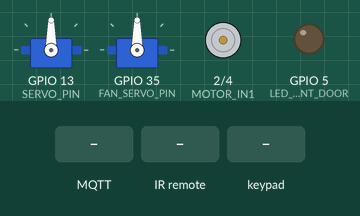
A sketch run on a simulated ESP32. Shown: 2 × servo, motor-driver pin pairs drawn as motors (green arrow = first pin HIGH = forward, orange = second pin HIGH = backward, longer = more drive), output pins drawn as LEDs (lit = HIGH). Wiring (inferred from the names in the program): IR receiver: data GPIO 15. The test bench sets the inputs (shaded band). WiFi joins after 1.5 s; servers stay silent unless stated; no MQTT or app messages arrive unless stated; what the sketch prints to the serial monitor is not drawn. At 18.8 s the program stops and its outputs stay as they are.

Above: at 2.7 s.
2.8 s: MQTT message "LOW" arrives on the second subscribed topic
At 5.7 s:
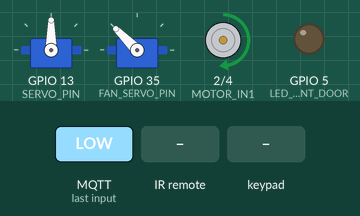
5.8 s: MQTT message "MEDIUM" arrives on the third subscribed topic
At 7.1 s:
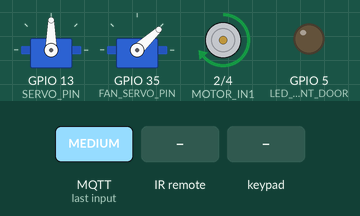
8.8 s: infrared code 0x1 received
11.8 s: keypad keys 1 2 3 4 pressed 0.4 s apart
At 14.78 s:
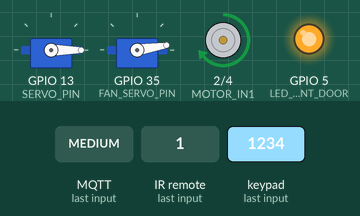
14.9 s: MQTT message "LOW" arrives on the third subscribed topic
At 16.1 s:
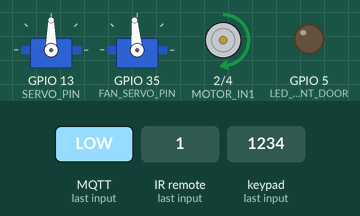
17.9 s: MQTT message "LOW" arrives on the first subscribed topic
At 19.9 s:
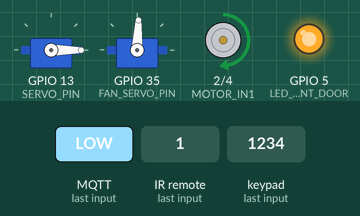
Timing chart, 0 to 20.3 s (numbered marks = the images above; inputs shaded):
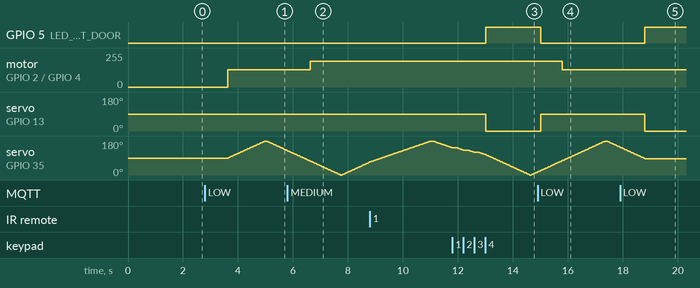

The sketch:

ESP_1.ino
```cpp
#include <WiFi.h>
#include <WiFiClientSecure.h>
#include <PubSubClient.h>
#include <ESP32Servo.h>
#include <SPI.h>
#include <MFRC522.h>
#include <Keypad.h>

// Wi-Fi credentials
const char* ssid = "Orange-fares";
const char* password = "rmc136a1drd47r";

// MQTT Broker settings
const char* mqtt_server = "7723500f166547509bc34df058860232.s1.eu.hivemq.cloud";
const char* mqtt_username = "faresmohamed260";
const char* mqtt_password = "#Rmc136a1drd47r";
const int mqtt_port = 8883;

// Certificates for secure connection
static const char* root_ca PROGMEM = R"EOF(
-----BEGIN CERTIFICATE-----
MIIFazCCA1OgAwIBAgIRAIIQz7DSQONZRGPgu2OCiwAwDQYJKoZIhvcNAQELBQAw
TzELMAkGA1UEBhMCVVMxKTAnBgNVBAoTIEludGVybmV0IFNlY3VyaXR5IFJlc2Vh
cmNoIEdyb3VwMRUwEwYDVQQDEwxJU1JHIFJvb3QgWDEwHhcNMTUwNjA0MTEwNDM4
WhcNMzUwNjA0MTEwNDM4WjBPMQswCQYDVQQGEwJVUzEpMCcGA1UEChMgSW50ZXJu
ZXQgU2VjdXJpdHkgUmVzZWFyY2ggR3JvdXAxFTATBgNVBAMTDElTUkcgUm9vdCBY
MTCCAiIwDQYJKoZIhvcNAQEBBQADggIPADCCAgoCggIBAK3oJHP0FDfzm54rVygc
h77ct984kIxuPOZXoHj3dcKi/vVqbvYATyjb3miGbESTtrFj/RQSa78f0uoxmyF+
0TM8ukj13Xnfs7j/EvEhmkvBioZxaUpmZmyPfjxwv60pIgbz5MDmgK7iS4+3mX6U
A5/TR5d8mUgjU+g4rk8Kb4Mu0UlXjIB0ttov0DiNewNwIRt18jA8+o+u3dpjq+sW
T8KOEUt+zwvo/7V3LvSye0rgTBIlDHCNAymg4VMk7BPZ7hm/ELNKjD+Jo2FR3qyH
B5T0Y3HsLuJvW5iB4YlcNHlsdu87kGJ55tukmi8mxdAQ4Q7e2RCOFvu396j3x+UC
B5iPNgiV5+I3lg02dZ77DnKxHZu8A/lJBdiB3QW0KtZB6awBdpUKD9jf1b0SHzUv
KBds0pjBqAlkd25HN7rOrFleaJ1/ctaJxQZBKT5ZPt0m9STJEadao0xAH0ahmbWn
OlFuhjuefXKnEgV4We0+UXgVCwOPjdAvBbI+e0ocS3MFEvzG6uBQE3xDk3SzynTn
jh8BCNAw1FtxNrQHusEwMFxIt4I7mKZ9YIqioymCzLq9gwQbooMDQaHWBfEbwrbw
qHyGO0aoSCqI3Haadr8faqU9GY/rOPNk3sgrDQoo//fb4hVC1CLQJ13hef4Y53CI
rU7m2Ys6xt0nUW7/vGT1M0NPAgMBAAGjQjBAMA4GA1UdDwEB/wQEAwIBBjAPBgNV
HRMBAf8EBTADAQH/MB0GA1UdDgQWBBR5tFnme7bl5AFzgAiIyBpY9umbbjANBgkq
hkiG9w0BAQsFAAOCAgEAVR9YqbyyqFDQDLHYGmkgJykIrGF1XIpu+ILlaS/V9lZL
ubhzEFnTIZd+50xx+7LSYK05qAvqFyFWhfFQDlnrzuBZ6brJFe+GnY+EgPbk6ZGQ
3BebYhtF8GaV0nxvwuo77x/Py9auJ/GpsMiu/X1+mvoiBOv/2X/qkSsisRcOj/KK
NFtY2PwByVS5uCbMiogziUwthDyC3+6WVwW6LLv3xLfHTjuCvjHIInNzktHCgKQ5
ORAzI4JMPJ+GslWYHb4phowim57iaztXOoJwTdwJx4nLCgdNbOhdjsnvzqvHu7Ur
TkXWStAmzOVyyghqpZXjFaH3pO3JLF+l+/+sKAIuvtd7u+Nxe5AW0wdeRlN8NwdC
jNPElpzVmbUq4JUagEiuTDkHzsxHpFKVK7q4+63SM1N95R1NbdWhscdCb+ZAJzVc
oyi3B43njTOQ5yOf+1CceWxG1bQVs5ZufpsMljq4Ui0/1lvh+wjChP4kqKOJ2qxq
4RgqsahDYVvTH9w7jXbyLeiNdd8XM2w9U/t7y0Ff/9yi0GE44Za4rF2LN9d11TPA
mRGunUHBcnWEvgJBQl9nJEiU0Zsnvgc/ubhPgXRR4Xq37Z0j4r7g1SgEEzwxA57d
emyPxgcYxn/eR44/KJ4EBs+lVDR3veyJm+kXQ99b21/+jh5Xos1AnX5iItreGCc=
-----END CERTIFICATE-----
)EOF";

// Define topics
const char* front_door_topic = "front_door";
const char* unlock_button_topic = "unlock_button";
const char* fan_power_topic = "fan_power";
const char* fan_speed_topic = "fan_speed";

// Variables
bool frontDoorOpen = false;
const int servoSpeed = 15;
bool fanOn = false;
int fanSpeed = 0;

// Define the keypad rows and columns
const byte ROWS = 4; // Four rows
const byte COLS = 3; // Three columns

// Define the keymap
char keys[ROWS][COLS] = {
  {'1','2','3'},
  {'4','5','6'},
  {'7','8','9'},
  {'*','0','#'}
};


// Pin Definitions
#define IR_SENSOR_PIN 15
#define LED_PIN_FRONT_DOOR 5
#define SERVO_PIN 13
#define FAN_SERVO_PIN 35
#define SS_PIN 21 // Slave Select (SDA)
#define RST_PIN 22 // Reset pin
#define MOTOR_IN1 2
#define MOTOR_IN2 4

// Connect the keypad row and column pins
byte rowPins[ROWS] = {12, 14, 27, 26};
byte colPins[COLS] = {25, 33, 32};

// Create a Keypad object
Keypad keypad = Keypad(makeKeymap(keys), rowPins, colPins, ROWS, COLS);

Servo myServo;
Servo fanServo;
MFRC522 mfrc522(SS_PIN, RST_PIN); // Create MFRC522 instance

// Stored RFID UID
byte storedUID[4] = {0xB3, 0x0A, 0x30, 0x32};

// Stored passcode (4-digit passcode)
const char savedPasscode[5] = "1234";

// MQTT client and Wi-Fi client
WiFiClientSecure espClient;
PubSubClient client(espClient);

// Task handles
TaskHandle_t frontDoorTaskHandle = NULL;
TaskHandle_t unlockButtonTaskHandle = NULL;
TaskHandle_t checkPasscodeTaskHandle = NULL;
TaskHandle_t servoTaskHandle = NULL;
TaskHandle_t speed1TaskHandle = NULL;
TaskHandle_t speed2TaskHandle = NULL;
TaskHandle_t speed3TaskHandle = NULL;
TaskHandle_t powerTaskHandle = NULL;

// Function prototypes
void setup_wifi();
void reconnect();
void callback(char* topic, byte* payload, unsigned int length);

void setup() {
  Serial.begin(115200);
  SPI.begin(); // Initialize SPI bus
  mfrc522.PCD_Init(); // Initialize MFRC522 reader

  // Initialize pins
  pinMode(IR_SENSOR_PIN, INPUT);

  pinMode(LED_PIN_FRONT_DOOR, OUTPUT);
  pinMode(MOTOR_IN1, OUTPUT);
  pinMode(MOTOR_IN2, OUTPUT);

  myServo.attach(SERVO_PIN);
  fanServo.attach(FAN_SERVO_PIN);

  // Initialize all LEDs and Servo
  digitalWrite(LED_PIN_FRONT_DOOR, LOW);
  myServo.write(90);

  // Connect to Wi-Fi
  setup_wifi();

  // Set MQTT server and callback function
  espClient.setCACert(root_ca);
  client.setServer(mqtt_server, mqtt_port);
  client.setCallback(callback);

  // Create FreeRTOS tasks to handle LEDs based on MQTT messages
  xTaskCreatePinnedToCore(frontDoorTask, "Front Door Task", 10000, NULL, 1, &frontDoorTaskHandle, 1);
  xTaskCreatePinnedToCore(unlockButtonTask, "Unlock Button Task", 10000, NULL, 1, &unlockButtonTaskHandle, 1);
  xTaskCreatePinnedToCore(checkPasscodeTask, "Check Passcode Task", 10000, NULL, 1, &checkPasscodeTaskHandle, 1);
  xTaskCreate(servoTask, "Servo Task", 10000, NULL, 1, &servoTaskHandle);
  xTaskCreate(powerTask, "Power Task", 10000, NULL, 1, &powerTaskHandle);
  xTaskCreate(speed1Task, "Speed 1 Task", 10000, NULL, 1, &speed1TaskHandle);
  xTaskCreate(speed2Task, "Speed 2 Task", 10000, NULL, 1, &speed2TaskHandle);
  xTaskCreate(speed3Task, "Speed 3 Task", 10000, NULL, 1, &speed3TaskHandle);
}

void loop() {
  if (!client.connected()) {
    reconnect();
  }
  client.loop();

  delay(1000);  // Adjust delay as needed
}

void setup_wifi() {
  delay(10);
  Serial.println();
  Serial.print("Connecting to ");
  Serial.println(ssid);

  WiFi.begin(ssid, password);

  while (WiFi.status() != WL_CONNECTED) {
    delay(500);
    Serial.print(".");
  }

  Serial.println("WiFi connected");
  Serial.print("IP address: ");
  Serial.println(WiFi.localIP());
}

void reconnect() {
  while (!client.connected()) {
    Serial.print("Attempting MQTT connection...");
    if (client.connect("ESP32Client", mqtt_username, mqtt_password)) {
      Serial.println("connected");

      // Subscribe to topics
      client.subscribe(unlock_button_topic);
      client.subscribe(fan_power_topic);
      client.subscribe(fan_speed_topic);

    } else {
      Serial.print("failed, rc=");
      Serial.print(client.state());
      Serial.println(" try again in 5 seconds");
      delay(5000);
    }
  }
}

void callback(char* topic, byte* payload, unsigned int length) {
  Serial.print("Message arrived [");
  Serial.print(topic);
  Serial.print("] ");
  String message = "";
  for (int i = 0; i < length; i++) {
    message += (char)payload[i];
  }
  Serial.println(message);

  // Send the received message to the corresponding task
  if (String(topic) == unlock_button_topic && message == "LOW") {
    xTaskNotifyGive(unlockButtonTaskHandle);  // Use task notification for Online Reset button
  }
  if (String(topic) == fan_power_topic && message == "LOW") {
    xTaskNotifyGive(powerTaskHandle);  // Use task notification for button
  }
  if (String(topic) == fan_speed_topic && message == "LOW") {
    xTaskNotifyGive(speed1TaskHandle);  // Use task notification for button
  }
  if (String(topic) == fan_speed_topic && message == "MEDIUM") {
    xTaskNotifyGive(speed2TaskHandle);  // Use task notification for button
  }
  if (String(topic) == fan_speed_topic && message == "HIGH") {
    xTaskNotifyGive(speed3TaskHandle);  // Use task notification for button
  }
}

// Task for Front Door
void frontDoorTask(void* parameter) {
  while (1) {
    if (!frontDoorOpen && digitalRead(IR_SENSOR_PIN) == LOW && checkRFID()) {
      frontDoorOpen = true;
      myServo.write(0);
      digitalWrite(LED_PIN_FRONT_DOOR, HIGH);
      Serial.println("Front Door unlocked!");
      // Publish sensor state to MQTT topics
      if (client.publish(front_door_topic, "UNLOCKED", true)) {
        Serial.println("Front Door state published successfully.");
      } else {
        Serial.println("Failed to publish Front Door state.");
      }
      while(digitalRead(IR_SENSOR_PIN) == LOW) {}
      delay(2000);
      myServo.write(90);
      frontDoorOpen = false;
      digitalWrite(LED_PIN_FRONT_DOOR, LOW);
      Serial.println("Front Door locked!");
      // Publish sensor state to MQTT topics
      if (client.publish(front_door_topic, "LOCKED", true)) {
        Serial.println("Front Door state published successfully.");
      } else {
        Serial.println("Failed to publish Front Door state.");
      }
    }
    vTaskDelay(100 / portTICK_PERIOD_MS);  // Delay to avoid spamming
  }
}

void checkPasscodeTask(void* parameter) {
  while (1) {
    if (!frontDoorOpen && digitalRead(IR_SENSOR_PIN) == LOW) {
      char enteredPasscode[5] = ""; // Buffer to store the entered passcode
      int index = 0; // Index for the entered passcode buffer

      while (index < 4) {
        char key = keypad.getKey(); // Get the key pressed

        if (key) { // If a key is pressed
          enteredPasscode[index] = key; // Store the key in the buffer
          index++;
        }
      }
      enteredPasscode[4] = '\0'; // Null-terminate the string
      if (strcmp(enteredPasscode, savedPasscode) == 0) {
        frontDoorOpen = true;
        myServo.write(0);
        digitalWrite(LED_PIN_FRONT_DOOR, HIGH);
        Serial.println("Front Door unlocked!");
        // Publish sensor state to MQTT topics
        if (client.publish(front_door_topic, "UNLOCKED", true)) {
          Serial.println("Front Door state published successfully.");
        } else {
          Serial.println("Failed to publish Front Door state.");
        }
        while(digitalRead(IR_SENSOR_PIN) == LOW) {}
        delay(2000);
        myServo.write(90);
        frontDoorOpen = false;
        digitalWrite(LED_PIN_FRONT_DOOR, LOW);
        Serial.println("Front Door locked!");
        // Publish sensor state to MQTT topics
        if (client.publish(front_door_topic, "LOCKED", true)) {
          Serial.println("Front Door state published successfully.");
        } else {
          Serial.println("Failed to publish Front Door state.");
        }
      }
    }
  }
}

void unlockButtonTask(void *parameter) {
  while (1) {
    ulTaskNotifyTake(pdTRUE, portMAX_DELAY);  // Wait for the notification
    frontDoorOpen = true;
    myServo.write(0);
    digitalWrite(LED_PIN_FRONT_DOOR, HIGH);
    Serial.println("Front Door unlocked!");
    // Publish sensor state to MQTT topics
    if (client.publish(front_door_topic, "UNLOCKED", true)) {
      Serial.println("Front Door state published successfully.");
    } else {
      Serial.println("Failed to publish Front Door state.");
    }
    delay(5000);
    myServo.write(90);
    frontDoorOpen = false;
    digitalWrite(LED_PIN_FRONT_DOOR, LOW);
    Serial.println("Front Door locked!");
    // Publish sensor state to MQTT topics
    if (client.publish(front_door_topic, "LOCKED", true)) {
      Serial.println("Front Door state published successfully.");
    } else {
      Serial.println("Failed to publish Front Door state.");
    }
  }
}

bool checkRFID() {
  // Check if a new card is present
  if (!mfrc522.PICC_IsNewCardPresent()) {
    return false;
  }

  // Select one of the cards
  if (!mfrc522.PICC_ReadCardSerial()) {
    return false;
  }

  // Compare the UID with the stored one
  if (compareRFID(mfrc522.uid.uidByte, storedUID, mfrc522.uid.size)) {
    return true;
  } else {
    return false;
  }
}

bool compareRFID(byte *readUID, byte *storedUID, byte length) {
  for (byte i = 0; i < length; i++) {
    if (readUID[i] != storedUID[i]) {
      return false; // UID does not match
    }
  }
  return true; // UID matches
}

void speed1Task(void *parameter) {
  while (1) {
    ulTaskNotifyTake(pdTRUE, portMAX_DELAY);  // Wait for the notification
    if (fanOn) {
      fanSpeed = 1;
      setFanSpeed(fanSpeed);
    }
  }
}

void speed2Task(void *parameter) {
  while (1) {
    ulTaskNotifyTake(pdTRUE, portMAX_DELAY);  // Wait for the notification
    if (fanOn) {
      fanSpeed = 2;
      setFanSpeed(fanSpeed);
    }
  }
}

void speed3Task(void *parameter) {
  while (1) {
    ulTaskNotifyTake(pdTRUE, portMAX_DELAY);  // Wait for the notification
    if (fanOn) {
      fanSpeed = 3;
      setFanSpeed(fanSpeed);
    }
  }
}

void servoTask(void *pvParameters) {
  while (1) {
    if (fanOn) {
      for (int pos = fanServo.read(); pos <= 180; pos++) {
        fanServo.write(pos);
        vTaskDelay(servoSpeed / portTICK_PERIOD_MS);
      }
      vTaskDelay(servoSpeed*2 / portTICK_PERIOD_MS);
      for (int pos = 180; pos >= 0; pos--) {
        fanServo.write(pos);
        vTaskDelay(servoSpeed / portTICK_PERIOD_MS);
      }
    }
    vTaskDelay(servoSpeed / portTICK_PERIOD_MS);
  }
}

void setFanSpeed(int speed) {
  if (fanOn) {
    switch (speed) {
      case 1:
        analogWrite(MOTOR_IN1, 128); // Low speed
        analogWrite(MOTOR_IN2, 0);
        Serial.println("Fan is on low speed!");
        break;
      case 2:
        analogWrite(MOTOR_IN1, 192); // Medium speed
        analogWrite(MOTOR_IN2, 0);
        Serial.println("Fan is on medium speed!");
        break;
      case 3:
        analogWrite(MOTOR_IN1, 255); // High speed
        analogWrite(MOTOR_IN2, 0);
        Serial.println("Fan is on high speed!");
        break;
    }
  }
}

void stopFan() {
  analogWrite(MOTOR_IN1, LOW);
  analogWrite(MOTOR_IN2, LOW);
}

void powerTask(void *pvParameters) {
  while (1) {
    ulTaskNotifyTake(pdTRUE, portMAX_DELAY);  // Wait for the notification
    if((!fanOn)) {
      fanOn = true;
      fanSpeed = 1;
      setFanSpeed(fanSpeed);
      Serial.println("Fan is turned on!");
    } else {
      fanOn = false;
      stopFan();
      Serial.println("Fan is turned off!");
    }
  }
}
```

Measured:
- after the input at 2.8 s, motor on GPIO 2 (MOTOR_IN1) / GPIO 4 (MOTOR_IN2): stopped → forward 128/255 after 0.82 s; servo on GPIO 35 (FAN_SERVO_PIN): rises from 90° to 180° in 1.3 s, then falls to 129° in 0.81 s
- after the input at 5.8 s, motor on GPIO 2 (MOTOR_IN1) / GPIO 4 (MOTOR_IN2): forward 128/255 → forward 192/255 after 0.83 s
- after the input at 11.8 s, GPIO 5 (LED_PIN_FRONT_DOOR): LOW → HIGH after 1.2 s; servo on GPIO 13 (SERVO_PIN): 90° → 0° after 1.2 s
- after the input at 14.9 s, motor on GPIO 2 (MOTOR_IN1) / GPIO 4 (MOTOR_IN2): forward 192/255 → forward 128/255 after 0.89 s
- after the input at 17.9 s, GPIO 5 (LED_PIN_FRONT_DOOR): LOW → HIGH after 0.89 s; servo on GPIO 13 (SERVO_PIN): 90° → 0° after 0.89 s; servo on GPIO 35 (FAN_SERVO_PIN): goes on until 18.8 s, then stays 87°
